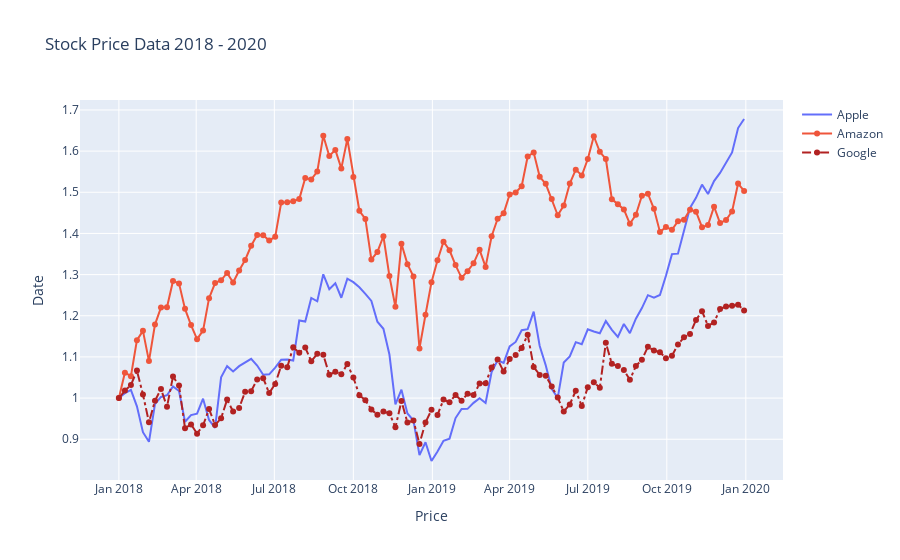

Notebook code cell kept with this figure:
### Code cell
# update figure with new characteristics
fig.update_layout(title='Stock Price Data 2018 - 2020',
                xaxis_title='Price', yaxis_title='Date')
